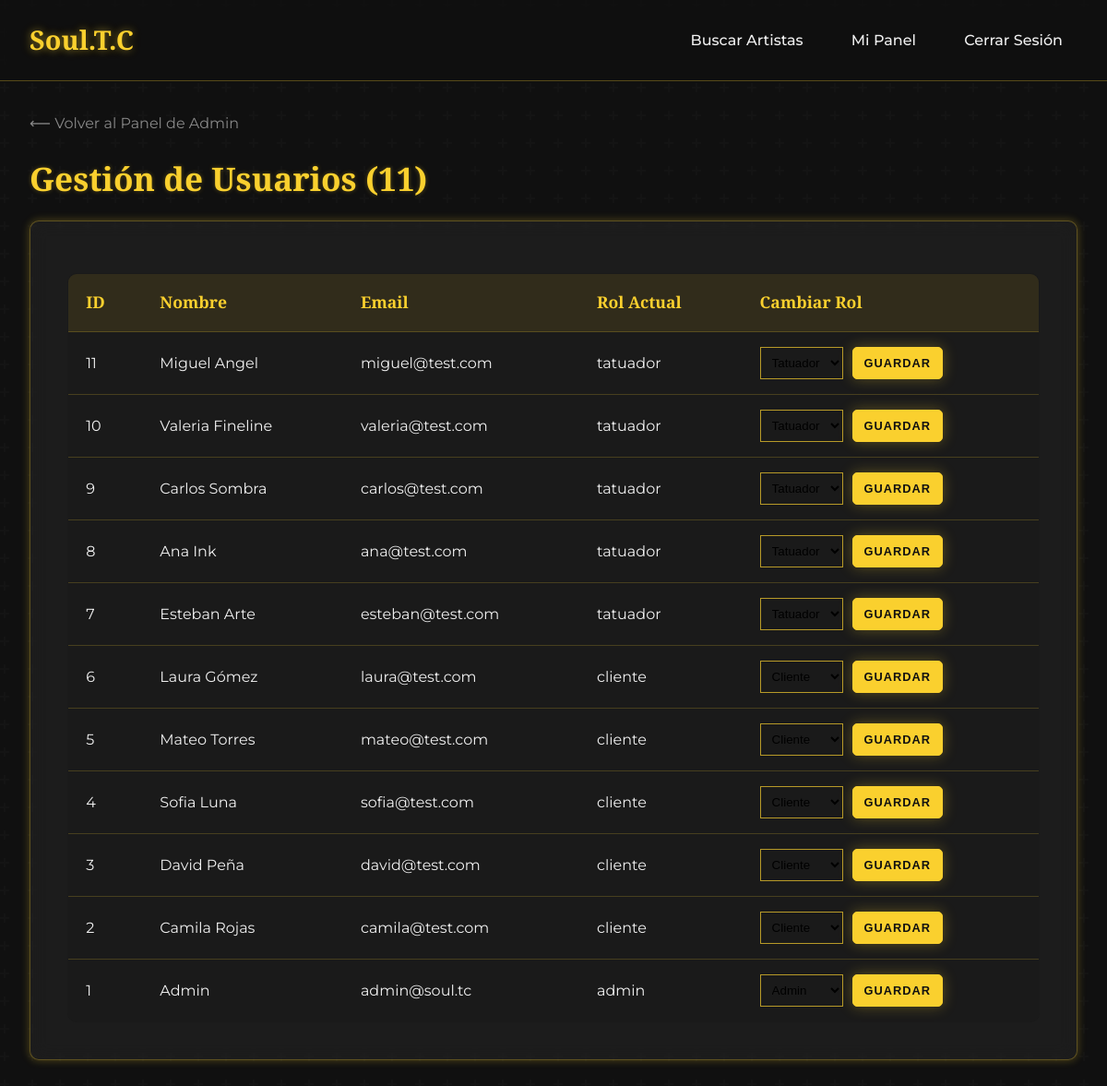
Screenshot of /admin/usuarios (signed in) with the database file from the repository.
### app.py (models this page shows, shortened)
class Usuarios(db.Model):
    id = db.Column(db.Integer, primary_key=True)
    nombre = db.Column(db.String(100), nullable=False)
    email = db.Column(db.String(80), unique=True, nullable=False)
    password_hash = db.Column(db.String(128), nullable=False)
    tipoUsuario = db.Column(db.String(20), nullable=False, default='cliente') # admin, tatuador, cliente
    telefono = db.Column(db.String(50), nullable=True)
    fechaRegistro = db.Column(db.String(100), nullable=False, default=datetime.now().isoformat)
    perfil = db.relationship('TatuadorPerfil', backref='usuario', uselist=False, cascade="all, delete-orphan")
    portafolios = db.relationship('Portafolio', backref='tatuador', lazy=True, cascade="all, delete-orphan")
    citas_enviadas = db.relationship('Citas', foreign_keys='Citas.clienteId', backref='cliente', lazy=True, cascade="all, delete-orphan")
    citas_recibidas = db.relationship('Citas', foreign_keys='Citas.tatuadorId', backref='tatuador', lazy=True, cascade="all, delete-orphan")

### app.py (the view)
@app.route('/admin/usuarios')
def gestionar_usuarios():
    if 'tipoUsuario' not in session or session['tipoUsuario'] != 'admin':
        flash('Acceso no autorizado.', 'danger')
        return redirect(url_for('login'))
    usuarios = Usuarios.query.order_by(Usuarios.id.desc()).all()
    return render_template('gestionar_usuarios.html', usuarios=usuarios)

### templates/gestionar_usuarios.html (shortened to what this page needs)
{% extends "Base.html" %}
{% block content %}
<a href="{{ url_for('admin_dashboard') }}" style="color: var(--color-text-muted); margin-bottom: 1rem; display: inline-block;">⟵ Volver al Panel de Admin</a>
<h2>Gestión de Usuarios ({{ usuarios | length }})</h2>
<div class="card" style="grid-column: 1 / -1; padding: 2.5rem;">
  <div style="overflow-x: auto;">
    <table class="table">
      <thead>
        <tr>
          <th>ID</th>
          <th>Nombre</th>
          <th>Email</th>
          <th>Rol Actual</th>
          <th>Cambiar Rol</th>
        </tr>
      </thead>
      <tbody>
        {% for usuario in usuarios %}
        <tr>
          <td>{{ usuario.id }}</td>
          <td>{{ usuario.nombre }}</td>
          <td>{{ usuario.email }}</td>
          <td>
            <span class_="{{ usuario.tipoUsuario | lower }}">{{ usuario.tipoUsuario }}</span>
          </td>
          <td>
            <form action="{{ url_for('cambiar_rol_usuario') }}" method="POST">
              <div style="display: flex; gap: 10px;">
                <select name="tipoUsuario" class="form-group" style="margin: 0; padding: 0.5rem; background: var(--color-surface); border-color: var(--color-gold-muted);">
                  <option value="cliente" {% if usuario.tipoUsuario == 'cliente' %}selected{% endif %}>Cliente</option>
                  <option value="tatuador" {% if usuario.tipoUsuario == 'tatuador' %}selected{% endif %}>Tatuador</option>
                  <option value="admin" {% if usuario.tipoUsuario == 'admin' %}selected{% endif %}>Admin</option>
                </select>
                <button type="submit" class="btn btn-small btn-primary">Guardar</button>
              </div>
            </form>
          </td>
        </tr>
        {% endfor %}
      </tbody>
    </table>
  </div>
</div>
{% endblock %}

### Static/css/style.css (style rules this page uses)
:root { --color-bg: #101010; --color-surface: #1a1a1a; --color-text: #f0f0f0; --color-text-muted: #888; --color-gold: #FAD02E; --color-gold-muted: rgba(250, 208, 46, 0.7); --color-gold-glow: rgba(250, 208, 46, 0.3); --color-gold-glow-strong: rgba(250, 208, 46, 0.5); --color-success: #2ecc71; --color-danger: #e74c3c; --color-info: #3498db; --color-warning: #f39c12; --font-heading: 'Playfair Display', serif; --font-body: 'Montserrat', sans-serif; }
* { margin: 0; padding: 0; box-sizing: border-box; }
body { background-color: var(--color-bg); color: var(--color-text); font-family: var(--font-body); line-height: 1.7; }
h1, h2, h3, h4 { font-family: var(--font-heading); color: var(--color-gold); margin-bottom: 1rem; text-shadow: 0 0 5px var(--color-gold-glow); }
h2 { font-size: 2.2rem; }
a { color: var(--color-gold); text-decoration: none; }
.form-group { margin-bottom: 1.5rem; }
.btn { display: inline-block; padding: 0.8rem 1.8rem; border-radius: 50px; text-decoration: none; font-weight: 700; font-size: 1rem; cursor: pointer; border: 1px solid var(--color-gold); transition: all 0.3s ease; text-transform: uppercase; letter-spacing: 1px; }
.btn-primary { background-color: var(--color-gold); color: var(--color-bg); box-shadow: 0 0 15px var(--color-gold-glow); }
.btn-small { padding: 5px 12px; font-size: 0.8rem; border-radius: 5px; }
.card { background: rgba(255, 255, 255, 0.05); backdrop-filter: blur(10px); border: 1px solid rgba(250, 208, 46, 0.3); box-shadow: 0 0 10px var(--color-gold-glow); padding: 2rem; border-radius: 10px; transition: all 0.3s ease; display: flex; flex-direction: column; }
.table { width: 100%; border-collapse: collapse; margin-top: 1rem; background: var(--color-surface); border-radius: 10px; overflow: hidden; border: 1px solid rgba(250, 208, 46, 0.3); }
.table th, .table td { padding: 1rem 1.2rem; text-align: left; border-bottom: 1px solid rgba(250, 208, 46, 0.2); }
.table th { background: rgba(250, 208, 46, 0.1); font-family: var(--font-heading); color: var(--color-gold); font-size: 1.1rem; }
.table tr:last-child td { border-bottom: none; }

### rows the page displays
Usuarios: id "11", nombre "Miguel Angel", email "miguel@test.com", tipoUsuario "tatuador", tipoUsuario "Tatuador"
Usuarios: id "10", nombre "Valeria Fineline", email "valeria@test.com", tipoUsuario "tatuador", tipoUsuario "Tatuador"
Usuarios: id "9", nombre "Carlos Sombra", email "carlos@test.com", tipoUsuario "tatuador", tipoUsuario "Tatuador"
Usuarios: id "8", nombre "Ana Ink", email "ana@test.com", tipoUsuario "tatuador", tipoUsuario "Tatuador"
Usuarios: id "7", nombre "Esteban Arte", email "esteban@test.com", tipoUsuario "tatuador", tipoUsuario "Tatuador"
Usuarios: id "6", nombre "Laura Gómez", email "laura@test.com", tipoUsuario "cliente", tipoUsuario "Cliente"
Usuarios: id "5", nombre "Mateo Torres", email "mateo@test.com", tipoUsuario "cliente", tipoUsuario "Cliente"
Usuarios: id "4", nombre "Sofia Luna", email "sofia@test.com", tipoUsuario "cliente", tipoUsuario "Cliente"
Usuarios: id "3", nombre "David Peña", email "david@test.com", tipoUsuario "cliente", tipoUsuario "Cliente"
Usuarios: id "2", nombre "Camila Rojas", email "camila@test.com", tipoUsuario "cliente", tipoUsuario "Cliente"
Usuarios: id "1", nombre "Admin", email "admin@soul.tc", tipoUsuario "admin", tipoUsuario "Admin"

### other values shown
{{ usuarios | length }} "11"
